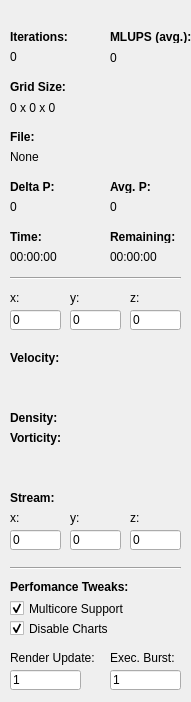
<?xml version="1.0" encoding="UTF-8"?>
<ui version="4.0">
 <class>Info</class>
 <widget class="QWidget" name="Info">
  <property name="geometry">
   <rect>
    <x>0</x>
    <y>0</y>
    <width>191</width>
    <height>702</height>
   </rect>
  </property>
  <property name="windowTitle">
   <string>Form</string>
  </property>
  <widget class="QLabel" name="iterationsLabel">
   <property name="geometry">
    <rect>
     <x>10</x>
     <y>30</y>
     <width>81</width>
     <height>13</height>
    </rect>
   </property>
   <property name="font">
    <font>
     <weight>75</weight>
     <bold>true</bold>
    </font>
   </property>
   <property name="text">
    <string>Iterations:</string>
   </property>
  </widget>
  <widget class="QLabel" name="iterations">
   <property name="geometry">
    <rect>
     <x>10</x>
     <y>50</y>
     <width>61</width>
     <height>13</height>
    </rect>
   </property>
   <property name="text">
    <string>0</string>
   </property>
  </widget>
  <widget class="QLabel" name="gridSize">
   <property name="geometry">
    <rect>
     <x>10</x>
     <y>100</y>
     <width>141</width>
     <height>16</height>
    </rect>
   </property>
   <property name="text">
    <string>0 x 0 x 0</string>
   </property>
  </widget>
  <widget class="QLabel" name="label_7">
   <property name="geometry">
    <rect>
     <x>10</x>
     <y>80</y>
     <width>81</width>
     <height>13</height>
    </rect>
   </property>
   <property name="font">
    <font>
     <weight>75</weight>
     <bold>true</bold>
    </font>
   </property>
   <property name="text">
    <string>Grid Size:</string>
   </property>
  </widget>
  <widget class="QLabel" name="fileLabel">
   <property name="geometry">
    <rect>
     <x>10</x>
     <y>130</y>
     <width>61</width>
     <height>13</height>
    </rect>
   </property>
   <property name="font">
    <font>
     <weight>75</weight>
     <bold>true</bold>
    </font>
   </property>
   <property name="text">
    <string>File:</string>
   </property>
  </widget>
  <widget class="QLabel" name="file">
   <property name="geometry">
    <rect>
     <x>10</x>
     <y>150</y>
     <width>161</width>
     <height>13</height>
    </rect>
   </property>
   <property name="text">
    <string>None</string>
   </property>
  </widget>
  <widget class="QLabel" name="messageLabel_2">
   <property name="geometry">
    <rect>
     <x>10</x>
     <y>180</y>
     <width>81</width>
     <height>13</height>
    </rect>
   </property>
   <property name="font">
    <font>
     <weight>75</weight>
     <bold>true</bold>
    </font>
   </property>
   <property name="text">
    <string>Delta P:</string>
   </property>
  </widget>
  <widget class="QLabel" name="deltaP">
   <property name="geometry">
    <rect>
     <x>10</x>
     <y>200</y>
     <width>101</width>
     <height>13</height>
    </rect>
   </property>
   <property name="text">
    <string>0</string>
   </property>
  </widget>
  <widget class="QLabel" name="messageLabel_3">
   <property name="geometry">
    <rect>
     <x>110</x>
     <y>30</y>
     <width>151</width>
     <height>13</height>
    </rect>
   </property>
   <property name="font">
    <font>
     <weight>75</weight>
     <bold>true</bold>
    </font>
   </property>
   <property name="text">
    <string>MLUPS (avg.):</string>
   </property>
  </widget>
  <widget class="QLabel" name="performance">
   <property name="geometry">
    <rect>
     <x>110</x>
     <y>50</y>
     <width>71</width>
     <height>16</height>
    </rect>
   </property>
   <property name="text">
    <string>0</string>
   </property>
  </widget>
  <widget class="QLabel" name="messageLabel_4">
   <property name="geometry">
    <rect>
     <x>10</x>
     <y>230</y>
     <width>171</width>
     <height>13</height>
    </rect>
   </property>
   <property name="font">
    <font>
     <weight>75</weight>
     <bold>true</bold>
    </font>
   </property>
   <property name="text">
    <string>Time:</string>
   </property>
  </widget>
  <widget class="QLabel" name="expendedTime">
   <property name="geometry">
    <rect>
     <x>10</x>
     <y>250</y>
     <width>101</width>
     <height>13</height>
    </rect>
   </property>
   <property name="text">
    <string>00:00:00</string>
   </property>
  </widget>
  <widget class="QLabel" name="messageLabel_5">
   <property name="geometry">
    <rect>
     <x>110</x>
     <y>180</y>
     <width>81</width>
     <height>13</height>
    </rect>
   </property>
   <property name="font">
    <font>
     <weight>75</weight>
     <bold>true</bold>
    </font>
   </property>
   <property name="text">
    <string>Avg. P:</string>
   </property>
  </widget>
  <widget class="QLabel" name="averageP">
   <property name="geometry">
    <rect>
     <x>110</x>
     <y>200</y>
     <width>101</width>
     <height>13</height>
    </rect>
   </property>
   <property name="text">
    <string>0</string>
   </property>
  </widget>
  <widget class="QCheckBox" name="disableCharts">
   <property name="geometry">
    <rect>
     <x>10</x>
     <y>620</y>
     <width>161</width>
     <height>17</height>
    </rect>
   </property>
   <property name="text">
    <string>Disable Charts</string>
   </property>
   <property name="checked">
    <bool>true</bool>
   </property>
  </widget>
  <widget class="QCheckBox" name="multicoreSupport">
   <property name="geometry">
    <rect>
     <x>10</x>
     <y>600</y>
     <width>151</width>
     <height>17</height>
    </rect>
   </property>
   <property name="text">
    <string>Multicore Support</string>
   </property>
   <property name="checked">
    <bool>true</bool>
   </property>
  </widget>
  <widget class="QLabel" name="messageLabel_6">
   <property name="geometry">
    <rect>
     <x>10</x>
     <y>580</y>
     <width>171</width>
     <height>13</height>
    </rect>
   </property>
   <property name="font">
    <font>
     <weight>75</weight>
     <bold>true</bold>
    </font>
   </property>
   <property name="text">
    <string>Perfomance Tweaks:</string>
   </property>
  </widget>
  <widget class="QLabel" name="label_2">
   <property name="geometry">
    <rect>
     <x>10</x>
     <y>650</y>
     <width>141</width>
     <height>16</height>
    </rect>
   </property>
   <property name="text">
    <string>Render Update:</string>
   </property>
  </widget>
  <widget class="ImprovedLineEdit" name="renderUpdate">
   <property name="geometry">
    <rect>
     <x>10</x>
     <y>670</y>
     <width>71</width>
     <height>20</height>
    </rect>
   </property>
   <property name="text">
    <string>1</string>
   </property>
  </widget>
  <widget class="QLabel" name="remainingTime">
   <property name="geometry">
    <rect>
     <x>110</x>
     <y>250</y>
     <width>101</width>
     <height>13</height>
    </rect>
   </property>
   <property name="text">
    <string>00:00:00</string>
   </property>
  </widget>
  <widget class="QLabel" name="messageLabel_8">
   <property name="geometry">
    <rect>
     <x>110</x>
     <y>230</y>
     <width>171</width>
     <height>13</height>
    </rect>
   </property>
   <property name="font">
    <font>
     <weight>75</weight>
     <bold>true</bold>
    </font>
   </property>
   <property name="text">
    <string>Remaining:</string>
   </property>
  </widget>
  <widget class="QLabel" name="label_3">
   <property name="geometry">
    <rect>
     <x>110</x>
     <y>650</y>
     <width>141</width>
     <height>16</height>
    </rect>
   </property>
   <property name="text">
    <string>Exec. Burst:</string>
   </property>
  </widget>
  <widget class="ImprovedLineEdit" name="executionBurst">
   <property name="geometry">
    <rect>
     <x>110</x>
     <y>670</y>
     <width>71</width>
     <height>20</height>
    </rect>
   </property>
   <property name="text">
    <string>1</string>
   </property>
  </widget>
  <widget class="Line" name="line">
   <property name="geometry">
    <rect>
     <x>10</x>
     <y>270</y>
     <width>171</width>
     <height>16</height>
    </rect>
   </property>
   <property name="orientation">
    <enum>Qt::Horizontal</enum>
   </property>
  </widget>
  <widget class="Line" name="line_2">
   <property name="geometry">
    <rect>
     <x>10</x>
     <y>560</y>
     <width>171</width>
     <height>16</height>
    </rect>
   </property>
   <property name="orientation">
    <enum>Qt::Horizontal</enum>
   </property>
  </widget>
  <widget class="QLabel" name="label_4">
   <property name="geometry">
    <rect>
     <x>10</x>
     <y>290</y>
     <width>141</width>
     <height>16</height>
    </rect>
   </property>
   <property name="text">
    <string>x:</string>
   </property>
  </widget>
  <widget class="ImprovedLineEdit" name="infoX">
   <property name="geometry">
    <rect>
     <x>10</x>
     <y>310</y>
     <width>51</width>
     <height>20</height>
    </rect>
   </property>
   <property name="text">
    <string>0</string>
   </property>
  </widget>
  <widget class="ImprovedLineEdit" name="infoY">
   <property name="geometry">
    <rect>
     <x>70</x>
     <y>310</y>
     <width>51</width>
     <height>20</height>
    </rect>
   </property>
   <property name="text">
    <string>0</string>
   </property>
  </widget>
  <widget class="QLabel" name="label_5">
   <property name="geometry">
    <rect>
     <x>70</x>
     <y>290</y>
     <width>141</width>
     <height>16</height>
    </rect>
   </property>
   <property name="text">
    <string>y:</string>
   </property>
  </widget>
  <widget class="ImprovedLineEdit" name="infoZ">
   <property name="geometry">
    <rect>
     <x>130</x>
     <y>310</y>
     <width>51</width>
     <height>20</height>
    </rect>
   </property>
   <property name="text">
    <string>0</string>
   </property>
  </widget>
  <widget class="QLabel" name="label_6">
   <property name="geometry">
    <rect>
     <x>130</x>
     <y>290</y>
     <width>141</width>
     <height>16</height>
    </rect>
   </property>
   <property name="text">
    <string>z:</string>
   </property>
  </widget>
  <widget class="QLabel" name="velocityX">
   <property name="geometry">
    <rect>
     <x>80</x>
     <y>350</y>
     <width>141</width>
     <height>20</height>
    </rect>
   </property>
   <property name="text">
    <string/>
   </property>
  </widget>
  <widget class="QLabel" name="messageLabel_7">
   <property name="geometry">
    <rect>
     <x>10</x>
     <y>350</y>
     <width>61</width>
     <height>16</height>
    </rect>
   </property>
   <property name="font">
    <font>
     <weight>75</weight>
     <bold>true</bold>
    </font>
   </property>
   <property name="text">
    <string>Velocity:</string>
   </property>
  </widget>
  <widget class="QLabel" name="messageLabel_9">
   <property name="geometry">
    <rect>
     <x>10</x>
     <y>410</y>
     <width>81</width>
     <height>16</height>
    </rect>
   </property>
   <property name="font">
    <font>
     <weight>75</weight>
     <bold>true</bold>
    </font>
   </property>
   <property name="text">
    <string>Density:</string>
   </property>
  </widget>
  <widget class="QLabel" name="density">
   <property name="geometry">
    <rect>
     <x>80</x>
     <y>410</y>
     <width>141</width>
     <height>20</height>
    </rect>
   </property>
   <property name="text">
    <string/>
   </property>
  </widget>
  <widget class="QLabel" name="messageLabel_10">
   <property name="geometry">
    <rect>
     <x>10</x>
     <y>430</y>
     <width>81</width>
     <height>16</height>
    </rect>
   </property>
   <property name="font">
    <font>
     <weight>75</weight>
     <bold>true</bold>
    </font>
   </property>
   <property name="text">
    <string>Vorticity:</string>
   </property>
  </widget>
  <widget class="QLabel" name="vorticityX">
   <property name="geometry">
    <rect>
     <x>80</x>
     <y>430</y>
     <width>141</width>
     <height>20</height>
    </rect>
   </property>
   <property name="text">
    <string/>
   </property>
  </widget>
  <widget class="QLabel" name="messageLabel_11">
   <property name="geometry">
    <rect>
     <x>10</x>
     <y>490</y>
     <width>81</width>
     <height>16</height>
    </rect>
   </property>
   <property name="font">
    <font>
     <weight>75</weight>
     <bold>true</bold>
    </font>
   </property>
   <property name="text">
    <string>Stream:</string>
   </property>
  </widget>
  <widget class="QLabel" name="stream">
   <property name="geometry">
    <rect>
     <x>80</x>
     <y>490</y>
     <width>121</width>
     <height>20</height>
    </rect>
   </property>
   <property name="text">
    <string/>
   </property>
  </widget>
  <widget class="QLabel" name="velocityY">
   <property name="geometry">
    <rect>
     <x>80</x>
     <y>370</y>
     <width>141</width>
     <height>20</height>
    </rect>
   </property>
   <property name="text">
    <string/>
   </property>
  </widget>
  <widget class="QLabel" name="velocityZ">
   <property name="geometry">
    <rect>
     <x>80</x>
     <y>390</y>
     <width>141</width>
     <height>20</height>
    </rect>
   </property>
   <property name="text">
    <string/>
   </property>
  </widget>
  <widget class="QLabel" name="vorticityY">
   <property name="geometry">
    <rect>
     <x>80</x>
     <y>450</y>
     <width>141</width>
     <height>20</height>
    </rect>
   </property>
   <property name="text">
    <string/>
   </property>
  </widget>
  <widget class="QLabel" name="vorticityZ">
   <property name="geometry">
    <rect>
     <x>80</x>
     <y>470</y>
     <width>141</width>
     <height>20</height>
    </rect>
   </property>
   <property name="text">
    <string/>
   </property>
  </widget>
  <widget class="ImprovedLineEdit" name="infoZ2">
   <property name="geometry">
    <rect>
     <x>130</x>
     <y>530</y>
     <width>51</width>
     <height>20</height>
    </rect>
   </property>
   <property name="text">
    <string>0</string>
   </property>
  </widget>
  <widget class="QLabel" name="label_8">
   <property name="geometry">
    <rect>
     <x>70</x>
     <y>510</y>
     <width>141</width>
     <height>16</height>
    </rect>
   </property>
   <property name="text">
    <string>y:</string>
   </property>
  </widget>
  <widget class="ImprovedLineEdit" name="infoY2">
   <property name="geometry">
    <rect>
     <x>70</x>
     <y>530</y>
     <width>51</width>
     <height>20</height>
    </rect>
   </property>
   <property name="text">
    <string>0</string>
   </property>
  </widget>
  <widget class="QLabel" name="label_9">
   <property name="geometry">
    <rect>
     <x>10</x>
     <y>510</y>
     <width>141</width>
     <height>16</height>
    </rect>
   </property>
   <property name="text">
    <string>x:</string>
   </property>
  </widget>
  <widget class="ImprovedLineEdit" name="infoX2">
   <property name="geometry">
    <rect>
     <x>10</x>
     <y>530</y>
     <width>51</width>
     <height>20</height>
    </rect>
   </property>
   <property name="text">
    <string>0</string>
   </property>
  </widget>
  <widget class="QLabel" name="label_10">
   <property name="geometry">
    <rect>
     <x>130</x>
     <y>510</y>
     <width>141</width>
     <height>16</height>
    </rect>
   </property>
   <property name="text">
    <string>z:</string>
   </property>
  </widget>
 </widget>
 <customwidgets>
  <customwidget>
   <class>ImprovedLineEdit</class>
   <extends>QLineEdit</extends>
   <header>improvedlineedit.h</header>
  </customwidget>
 </customwidgets>
 <tabstops>
  <tabstop>infoX</tabstop>
  <tabstop>infoY</tabstop>
  <tabstop>infoZ</tabstop>
  <tabstop>infoX2</tabstop>
  <tabstop>infoY2</tabstop>
  <tabstop>infoZ2</tabstop>
  <tabstop>multicoreSupport</tabstop>
  <tabstop>disableCharts</tabstop>
  <tabstop>renderUpdate</tabstop>
  <tabstop>executionBurst</tabstop>
 </tabstops>
 <resources/>
 <connections/>
</ui>
